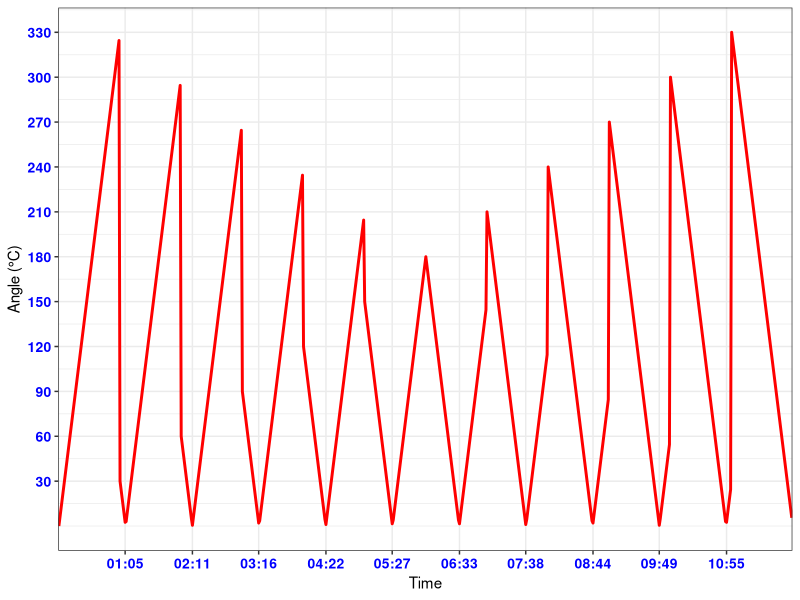

Recreate this plot in R.
rm(list=ls())
computeAngle <- function(h1, m) {
  if(h1==12) {h=0} else {h=h1}
  hour_degrees=h*30
  minute_degrees=m*6
  h_difference=minute_degrees/12
  angle=abs(hour_degrees+h_difference-minute_degrees)
  c(h1,m,angle)
}

m_range <- rep(seq(0,59,1),12)
h_range <- sort(rep(seq(0,11,1),60))

results <- as.data.frame(t((mapply(computeAngle, h_range, m_range))))
colnames(results) <- c("hour", "minute", "angle")
attach(results)
results_ordered <- results[order(hour,minute),]
detach(results)
head(results_ordered)
results_ordered$time <- paste(sprintf("%02d",results_ordered$hour), sprintf("%02d",results_ordered$minute), sep=":")
library(ggplot2)
breaks_x<-results_ordered$time[seq(0,660,60)+1]
breaks_y<-seq(30,360,30)
breaks_x_min <- results_ordered$time[which(results_ordered$angle>0 & results_ordered$angle<3)]

blue.bold.text <- element_text(face = "bold", color = "blue", size = 10)
ggplot(results_ordered, aes(x=time, y=angle, group=1)) + 
  geom_line(colour="red", size=1) + 
  scale_x_discrete(breaks=breaks_x_min) + 
  scale_y_continuous(breaks=breaks_y) +
  theme_bw() + 
  labs(x = "Time", y = "Angle (°C)") + 
  theme(axis.text.x = blue.bold.text, axis.text.y=blue.bold.text)
